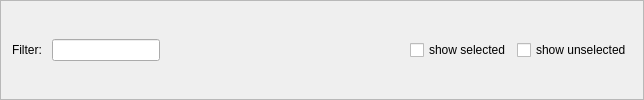
        <widget class="QFrame" name="frame_4">
         <property name="frameShape">
          <enum>QFrame::Shape::StyledPanel</enum>
         </property>
         <property name="frameShadow">
          <enum>QFrame::Shadow::Raised</enum>
         </property>
         <layout class="QHBoxLayout" name="horizontalLayout_41">
          <item>
           <widget class="QLabel" name="wizardFilterLabel">
            <property name="text">
             <string>Filter: </string>
            </property>
           </widget>
          </item>
          <item>
           <widget class="QLineEdit" name="wizardFilterLineEdit"/>
          </item>
          <item>
           <spacer name="wizardFilterHorizontalSpacer">
            <property name="orientation">
             <enum>Qt::Orientation::Horizontal</enum>
            </property>
            <property name="sizeHint" stdset="0">
             <size>
              <width>244</width>
              <height>20</height>
             </size>
            </property>
           </spacer>
          </item>
          <item>
           <widget class="QCheckBox" name="wizardSelectedCheckBox">
            <property name="text">
             <string>show selected</string>
            </property>
           </widget>
          </item>
          <item>
           <widget class="QCheckBox" name="wizardUnselectedCheckBox">
            <property name="text">
             <string>show unselected</string>
            </property>
           </widget>
          </item>
         </layout>
        </widget>
